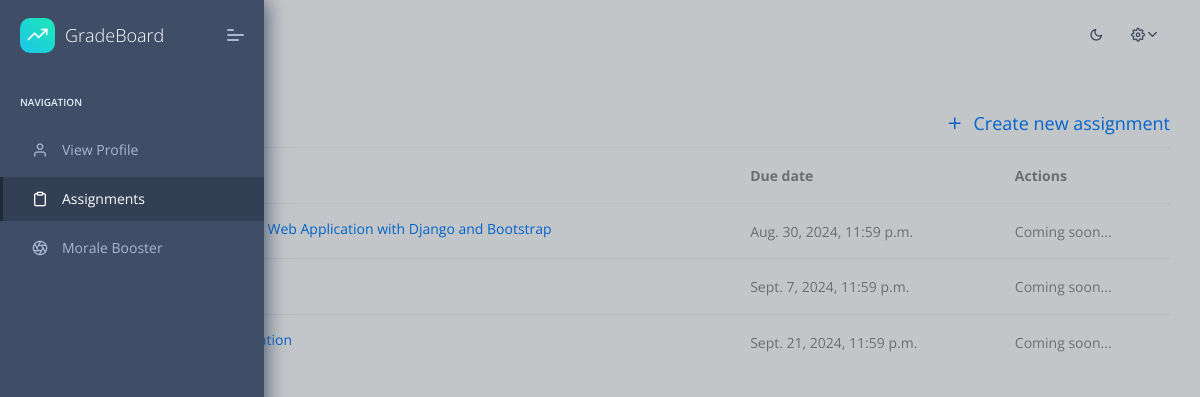
/assignments/ (signed in), run on an earlier commit of the app's database.
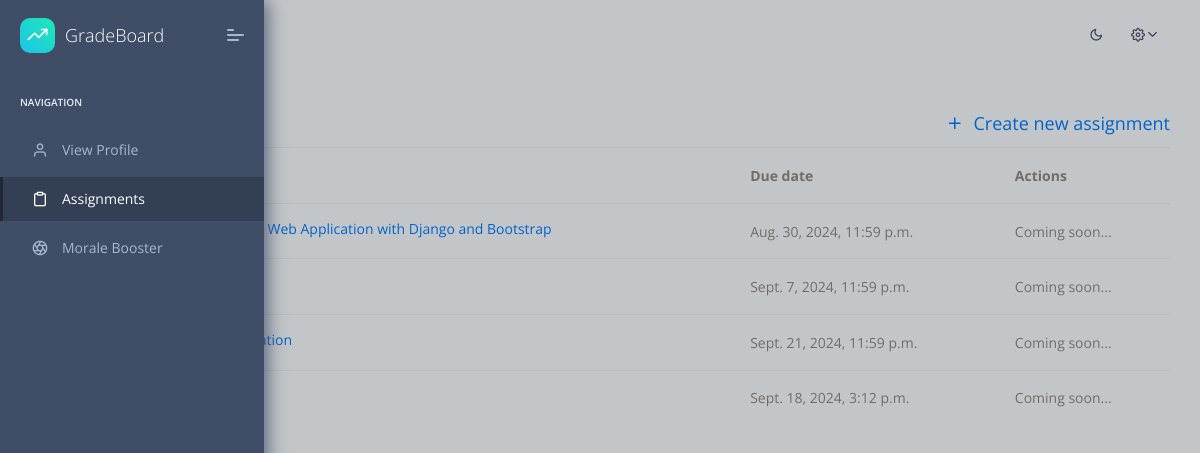
And on a later commit of the database.
### home/models.py (models this page shows, shortened)
class Assignment(models.Model):
    title = models.CharField(max_length=100, blank=False, null=False)
    description = models.CharField(max_length=500)
    due_date = models.DateTimeField()

### home/views.py (the view, shortened to what this page needs)
# urls.py: path('assignments/', views.assignments, name='assignments'),
def assignments(request):
    logger.info("Getting assignments")
    if request.user.is_teacher:
        assignment_list = Assignment.objects.all()
        return render(request, 'pages/assignment_list_teacher.html', context={'assignments': assignment_list})

### templates/pages/assignment_list_teacher.html
{% extends 'layouts/base.html' %}
{% load static %}
{% block content %}
    <div style="display: flex; justify-content: space-between; align-items: center">
        <h3>Assignments</h3>
        <h5>
        <a href="{% url 'assignment_create' %}">
            <i class="feather icon-plus m-r-5"></i>
            Create new assignment</a>
            </h5>
    </div>
    <table class="table table-hover">
        <thead>
        <tr>
            <th>Assignment</th>
            <th>Due date</th>
            <th>Actions</th>
        </tr>
        </thead>
        <tbody>
        {% for assignment in assignments %}
            <tr>
                <td><h6 class="m-0"><a href="{% url 'assignment_results' assignment.id %}">
                    {{ assignment.title }}
                </a></h6></td>
                <td>{{ assignment.due_date }}</td>
                <td>Coming soon...</td>
            </tr>
        {% endfor %}
        </tbody>
    </table>
{% endblock content %}

What changed in the data, as far as the page shows it:
added Assignment: due_date "Sept. 18, 2024, 3:12 p.m."
